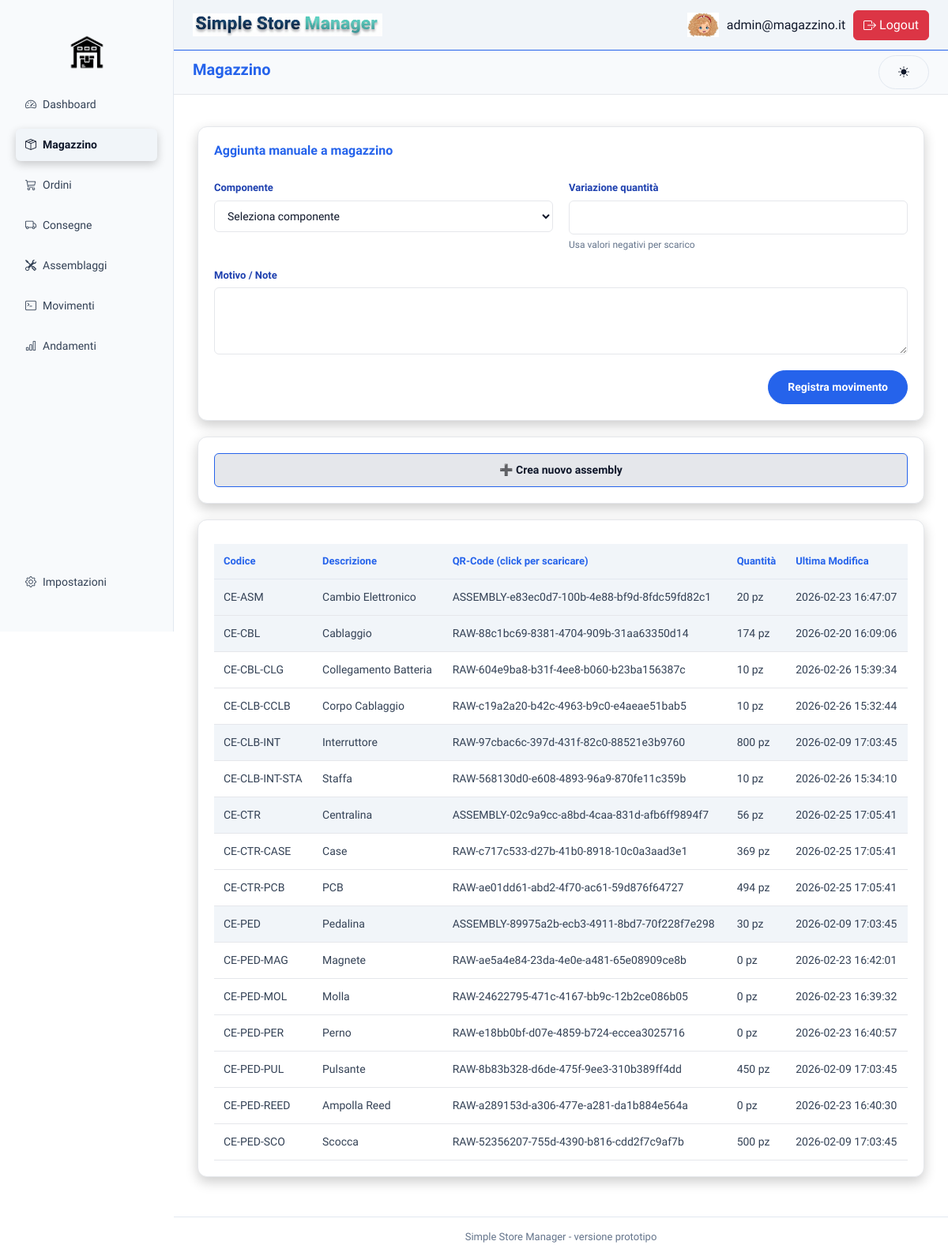
The app's page /index.php?page=magazzino (signed in) with its own data.
### tables this page shows
CREATE TABLE `componenti` (
  `id` int(5) NOT NULL,
  `sku` varchar(50) NOT NULL,
  `nome` varchar(30) NOT NULL,
  `qrcode` varchar(100) DEFAULT NULL,
  `unita_misura` varchar(10) DEFAULT NULL,
  `tipo` enum('RAW','ASSEMBLY') NOT NULL
);

CREATE TABLE `stock` (
  `id_componente` int(11) NOT NULL,
  `quantita` int(11) NOT NULL DEFAULT 0,
  `ultima_modifica` datetime NOT NULL DEFAULT current_timestamp() ON UPDATE current_timestamp()
);

### backend/query/componenti.php (called while the page is built, shortened)
<?php
function getComponenti(){
    $pdo=connect();
    $sql = "SELECT *
    FROM componenti c
    JOIN stock s ON c.id = s.id_componente
    ORDER BY c.sku;";
    $stmt = $pdo->prepare($sql);
    $stmt->execute();
    return $stmt->fetchAll(PDO::FETCH_ASSOC);
}
?>

### frontend/magazzino/showStock.php (the view, shortened to what this page needs)
<div class="card full">
    <table class="orders-table">
        <thead>
            <tr>
                <th>Codice</th>
                <th>Descrizione</th>
                <th>QR-Code (click per scaricare)</th>
                <th>Quantità</th>
                <th>Ultima Modifica</th>
            </tr>
        </thead>
        <tbody>
            <?php foreach ($componenti as $componente): ?>
                <tr <?= $componente['tipo'] == 'ASSEMBLY' ? 'class="assembly_component"' : '' ?>>
                    <td><?= htmlspecialchars($componente['sku']); ?></td>
                    <td><?= htmlspecialchars($componente['nome']); ?></td>
                    <td><a  class="qr-download" download href="qr/<?= htmlspecialchars($componente['qrcode']); ?>.png"><?= htmlspecialchars($componente['qrcode']); ?></a></td>
                    <td><?= htmlspecialchars($componente['quantita']); ?> <?= htmlspecialchars($componente['unita_misura']); ?></td>
                    <td><?= htmlspecialchars($componente['ultima_modifica']); ?></td>
                </tr>
            <?php endforeach; ?>
        </tbody>
    </table>
</div>

### frontend/stile/layout.css (style rules this page uses)
* { box-sizing: border-box; margin: 0; padding: 0; }
body { font-family: "Sora", sans-serif; background-color: var(--background-color); color: var(--text-light); line-height: 1.5; -webkit-font-smoothing: antialiased; }
.card { background: var(--background-section); padding: 20px; border-radius: 12px; border: 1px solid var(--background-hover); box-shadow: 0 6px 16px rgba(0, 0, 0, 0.2); display: flex; flex-direction: column; color: var(--text-light); }
.card.full { width: 100%; margin: 20px 0; }
.orders-table, .assembly-table { width: 100%; border-collapse: collapse; margin-top: 10px; }
.orders-table th, .assembly-table th { text-align: left; font-size: 13px; color: var(--highlight-color); padding: 12px; background-color: var(--background-thead); font-weight: 600; border-bottom: 1px solid var(--border-color); }
.orders-table td, .assembly-table td { padding: 12px; border-bottom: 1px solid var(--background-hover); font-size: 14px; color: var(--text-grey); }
.assembly_component { background: var(--background-thead); cursor: pointer; font-weight: 500; color: var(--text-light); border-bottom: 1px solid var(--background-color); }
.qr-download { cursor: pointer; color: var(--text-grey); text-decoration: none; }

### frontend/stile/style-light.css (style rules this page uses)
:root { --primary-color: #f1f5f9; --secondary-color: #f59e0b; --highlight-color: #2563eb; --highlight-hover: #1e40af; --background-color: #ffffff; --background-alt: #f8fafc; --background-section: #ffffff; --background-thead: #f1f5f9; --background-hover: #e5e7eb; --text-light: #0f172a; --text-grey: #334155; --text-muted: #64748b; --text-admin: #1e40af; --error-color: #dc2626; --success-color: #16a34a; --warning-color: #f59e0b; --info-color: #2563eb; --border-color: #e2e8f0; --shadow-light: rgba(15, 23, 42, 0.08); --shadow-strong: rgba(15, 23, 42, 0.15); --bg-body: var(--background-color); --bg-card: var(--background-section); --bg-input: #f1f5f9; --border-input: #e2e8f0; --border-input-focus: var(--highlight-color); --btn-bg: var(--secondary-color); --btn-bg-hover: #d97706; --text-primary: var(--text-light); --text-placeholder: #94a3b8; --text-error: var(--error-color); --text-error-alt: #b91c1c; --shadow-card: var(--shadow-light); --shadow-input-focus: rgba(37, 99, 235, 0.25); --qr-overlay-bg: rgba(15, 23, 42, 0.45); --qr-modal-bg: #ffffff; --qr-modal-text: #0f172a; --qr-shadow: rgba(15, 23, 42, 0.15); --qr-canvas-bg: #f8fafc; --qr-code-bg: #ffffff; --qr-code-text: #0f172a; --qr-close-color: #64748b; --qr-close-hover: #1e40af; }

### records on screen
componenti: sku "CE-ASM", nome "Cambio Elettronico", qrcode "ASSEMBLY-e83ec0d7-100b-4e88-bf9d-8fdc59fd82c1", stock.quantita "20", unita_misura "pz", stock.ultima_modifica "2026-02-23 16:47:07"
componenti: sku "CE-CBL", nome "Cablaggio", qrcode "RAW-88c1bc69-8381-4704-909b-31aa63350d14", stock.quantita "174", unita_misura "pz", stock.ultima_modifica "2026-02-20 16:09:06"
componenti: sku "CE-CBL-CLG", nome "Collegamento Batteria", qrcode "RAW-604e9ba8-b31f-4ee8-b060-b23ba156387c", stock.quantita "10", unita_misura "pz", stock.ultima_modifica "2026-02-26 15:39:34"
componenti: sku "CE-CLB-CCLB", nome "Corpo Cablaggio", qrcode "RAW-c19a2a20-b42c-4963-b9c0-e4aeae51bab5", stock.quantita "10", unita_misura "pz", stock.ultima_modifica "2026-02-26 15:32:44"
componenti: sku "CE-CLB-INT", nome "Interruttore", qrcode "RAW-97cbac6c-397d-431f-82c0-88521e3b9760", stock.quantita "800", unita_misura "pz", stock.ultima_modifica "2026-02-09 17:03:45"
componenti: sku "CE-CLB-INT-STA", nome "Staffa", qrcode "RAW-568130d0-e608-4893-96a9-870fe11c359b", stock.quantita "10", unita_misura "pz", stock.ultima_modifica "2026-02-26 15:34:10"
componenti: sku "CE-CTR", nome "Centralina", qrcode "ASSEMBLY-02c9a9cc-a8bd-4caa-831d-afb6ff9894f7", stock.quantita "56", unita_misura "pz", stock.ultima_modifica "2026-02-25 17:05:41"
componenti: sku "CE-CTR-CASE", nome "Case", qrcode "RAW-c717c533-d27b-41b0-8918-10c0a3aad3e1", stock.quantita "369", unita_misura "pz", stock.ultima_modifica "2026-02-25 17:05:41"
componenti: sku "CE-CTR-PCB", nome "PCB", qrcode "RAW-ae01dd61-abd2-4f70-ac61-59d876f64727", stock.quantita "494", unita_misura "pz", stock.ultima_modifica "2026-02-25 17:05:41"
componenti: sku "CE-PED", nome "Pedalina", qrcode "ASSEMBLY-89975a2b-ecb3-4911-8bd7-70f228f7e298", stock.quantita "30", unita_misura "pz", stock.ultima_modifica "2026-02-09 17:03:45"
componenti: sku "CE-PED-MAG", nome "Magnete", qrcode "RAW-ae5a4e84-23da-4e0e-a481-65e08909ce8b", stock.quantita "0", unita_misura "pz", stock.ultima_modifica "2026-02-23 16:42:01"
componenti: sku "CE-PED-MOL", nome "Molla", qrcode "RAW-24622795-471c-4167-bb9c-12b2ce086b05", stock.quantita "0", unita_misura "pz", stock.ultima_modifica "2026-02-23 16:39:32"
componenti: sku "CE-PED-PER", nome "Perno", qrcode "RAW-e18bb0bf-d07e-4859-b724-eccea3025716", stock.quantita "0", unita_misura "pz", stock.ultima_modifica "2026-02-23 16:40:57"
componenti: sku "CE-PED-PUL", nome "Pulsante", qrcode "RAW-8b83b328-d6de-475f-9ee3-310b389ff4dd", stock.quantita "450", unita_misura "pz", stock.ultima_modifica "2026-02-09 17:03:45"
componenti: sku "CE-PED-REED", nome "Ampolla Reed", qrcode "RAW-a289153d-a306-477e-a281-da1b884e564a", stock.quantita "0", unita_misura "pz", stock.ultima_modifica "2026-02-23 16:40:30"
componenti: sku "CE-PED-SCO", nome "Scocca", qrcode "RAW-52356207-755d-4390-b816-cdd2f7c9af7b", stock.quantita "500", unita_misura "pz", stock.ultima_modifica "2026-02-09 17:03:45"

### other values on screen
$pagina "Dashboard"
$pagina "Magazzino"
$pagina "Ordini"
$pagina "Consegne"
$pagina "Assemblaggi"
$pagina "Movimenti"
$pagina "Andamenti"
$pagina "Impostazioni"
$_SESSION['user'] "admin@magazzino.it"
$page "Magazzino"
